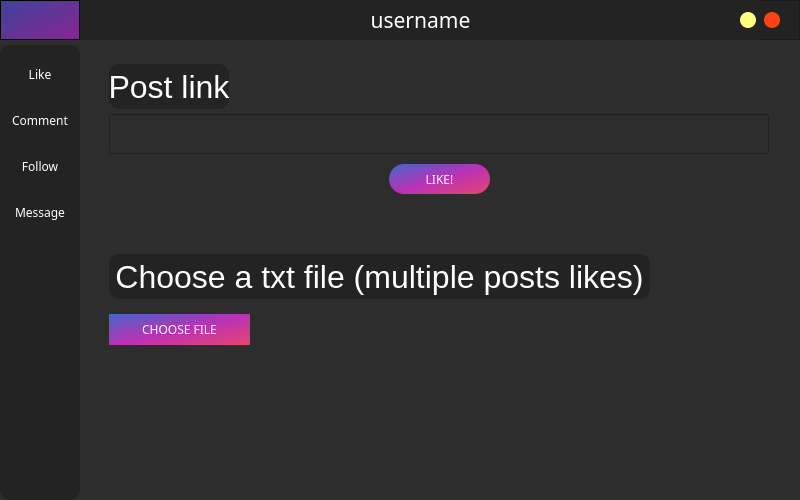
<?xml version="1.0" encoding="UTF-8"?>
<ui version="4.0">
 <class>MainScreen</class>
 <widget class="QMainWindow" name="MainScreen">
  <property name="geometry">
   <rect>
    <x>0</x>
    <y>0</y>
    <width>800</width>
    <height>500</height>
   </rect>
  </property>
  <property name="minimumSize">
   <size>
    <width>800</width>
    <height>500</height>
   </size>
  </property>
  <property name="windowTitle">
   <string>MainWindow</string>
  </property>
  <property name="styleSheet">
   <string notr="true">background-color: rgb(45, 45, 45);</string>
  </property>
  <widget class="QWidget" name="centralwidget">
   <property name="styleSheet">
    <string notr="true"/>
   </property>
   <layout class="QVBoxLayout" name="verticalLayout">
    <property name="spacing">
     <number>0</number>
    </property>
    <property name="leftMargin">
     <number>0</number>
    </property>
    <property name="topMargin">
     <number>0</number>
    </property>
    <property name="rightMargin">
     <number>0</number>
    </property>
    <property name="bottomMargin">
     <number>0</number>
    </property>
    <item>
     <widget class="QFrame" name="mainFrame">
      <property name="styleSheet">
       <string notr="true">QFrame#mainFrame{
	border-radius: 20px;
}</string>
      </property>
      <property name="frameShape">
       <enum>QFrame::StyledPanel</enum>
      </property>
      <property name="frameShadow">
       <enum>QFrame::Raised</enum>
      </property>
      <layout class="QVBoxLayout" name="verticalLayout_7">
       <property name="spacing">
        <number>5</number>
       </property>
       <property name="leftMargin">
        <number>0</number>
       </property>
       <property name="topMargin">
        <number>0</number>
       </property>
       <property name="rightMargin">
        <number>0</number>
       </property>
       <property name="bottomMargin">
        <number>0</number>
       </property>
       <item>
        <widget class="QFrame" name="topBar">
         <property name="minimumSize">
          <size>
           <width>0</width>
           <height>40</height>
          </size>
         </property>
         <property name="maximumSize">
          <size>
           <width>16777215</width>
           <height>40</height>
          </size>
         </property>
         <property name="styleSheet">
          <string notr="true">background-color: rgb(35, 35, 35);</string>
         </property>
         <property name="frameShape">
          <enum>QFrame::NoFrame</enum>
         </property>
         <property name="frameShadow">
          <enum>QFrame::Raised</enum>
         </property>
         <layout class="QHBoxLayout" name="horizontalLayout">
          <property name="spacing">
           <number>0</number>
          </property>
          <property name="leftMargin">
           <number>0</number>
          </property>
          <property name="topMargin">
           <number>0</number>
          </property>
          <property name="rightMargin">
           <number>0</number>
          </property>
          <property name="bottomMargin">
           <number>0</number>
          </property>
          <item>
           <widget class="QFrame" name="frame_toggle">
            <property name="maximumSize">
             <size>
              <width>80</width>
              <height>40</height>
             </size>
            </property>
            <property name="styleSheet">
             <string notr="true">background-color:qlineargradient(spread:pad, x1:0, y1:0, x2:1, y2:1, stop:0 rgba(62, 67, 153, 255), stop:1 rgba(136, 37, 147, 255));</string>
            </property>
            <property name="frameShape">
             <enum>QFrame::StyledPanel</enum>
            </property>
            <property name="frameShadow">
             <enum>QFrame::Raised</enum>
            </property>
            <layout class="QVBoxLayout" name="verticalLayout_2">
             <property name="spacing">
              <number>0</number>
             </property>
             <property name="leftMargin">
              <number>0</number>
             </property>
             <property name="topMargin">
              <number>0</number>
             </property>
             <property name="rightMargin">
              <number>0</number>
             </property>
             <property name="bottomMargin">
              <number>0</number>
             </property>
             <item>
              <widget class="QPushButton" name="instagramLogo">
               <property name="sizePolicy">
                <sizepolicy hsizetype="Expanding" vsizetype="Expanding">
                 <horstretch>0</horstretch>
                 <verstretch>0</verstretch>
                </sizepolicy>
               </property>
               <property name="focusPolicy">
                <enum>Qt::NoFocus</enum>
               </property>
               <property name="autoFillBackground">
                <bool>false</bool>
               </property>
               <property name="styleSheet">
                <string notr="true">color: rgb(255, 255, 255);</string>
               </property>
               <property name="text">
                <string/>
               </property>
               <property name="icon">
                <iconset>
                 <normalon>assets/ig_logo.png</normalon>
                </iconset>
               </property>
               <property name="iconSize">
                <size>
                 <width>32</width>
                 <height>32</height>
                </size>
               </property>
               <property name="shortcut">
                <string notr="true"/>
               </property>
               <property name="flat">
                <bool>true</bool>
               </property>
              </widget>
             </item>
            </layout>
           </widget>
          </item>
          <item>
           <widget class="QFrame" name="frame_top">
            <property name="styleSheet">
             <string notr="true"/>
            </property>
            <property name="frameShape">
             <enum>QFrame::StyledPanel</enum>
            </property>
            <property name="frameShadow">
             <enum>QFrame::Raised</enum>
            </property>
            <widget class="QLabel" name="usernameLbl">
             <property name="geometry">
              <rect>
               <x>0</x>
               <y>0</y>
               <width>681</width>
               <height>40</height>
              </rect>
             </property>
             <property name="font">
              <font>
               <family>Gotham Pro Black</family>
               <pointsize>16</pointsize>
              </font>
             </property>
             <property name="styleSheet">
              <string notr="true">color: white;
background-color: rgb(35,35,35);</string>
             </property>
             <property name="text">
              <string>username</string>
             </property>
             <property name="alignment">
              <set>Qt::AlignCenter</set>
             </property>
            </widget>
            <widget class="QPushButton" name="closeBtn">
             <property name="geometry">
              <rect>
               <x>684</x>
               <y>12</y>
               <width>16</width>
               <height>16</height>
              </rect>
             </property>
             <property name="styleSheet">
              <string notr="true">QPushButton{
background-color: rgb(255, 66, 19);
border-radius: 8px;
}

QPushButton:hover{
	background-color: rgb(255, 66, 19,200);

}

</string>
             </property>
             <property name="text">
              <string/>
             </property>
            </widget>
            <widget class="QPushButton" name="minimizeBtn">
             <property name="geometry">
              <rect>
               <x>660</x>
               <y>12</y>
               <width>16</width>
               <height>16</height>
              </rect>
             </property>
             <property name="styleSheet">
              <string notr="true">QPushButton:hover{
	background-color: rgb(255, 255, 127,200);
}
QPushButton{
background-color: rgb(255, 255, 127);
border-radius: 8px;
}</string>
             </property>
             <property name="text">
              <string/>
             </property>
            </widget>
           </widget>
          </item>
         </layout>
        </widget>
       </item>
       <item>
        <widget class="QFrame" name="dropShadowFrame">
         <property name="styleSheet">
          <string notr="true"/>
         </property>
         <property name="frameShape">
          <enum>QFrame::NoFrame</enum>
         </property>
         <property name="frameShadow">
          <enum>QFrame::Raised</enum>
         </property>
         <layout class="QHBoxLayout" name="horizontalLayout_2">
          <property name="spacing">
           <number>0</number>
          </property>
          <property name="leftMargin">
           <number>0</number>
          </property>
          <property name="topMargin">
           <number>0</number>
          </property>
          <property name="rightMargin">
           <number>0</number>
          </property>
          <property name="bottomMargin">
           <number>0</number>
          </property>
          <item>
           <widget class="QFrame" name="frame_left_menu">
            <property name="minimumSize">
             <size>
              <width>80</width>
              <height>0</height>
             </size>
            </property>
            <property name="maximumSize">
             <size>
              <width>70</width>
              <height>16777215</height>
             </size>
            </property>
            <property name="styleSheet">
             <string notr="true">background-color: rgb(35, 35, 35);
border-radius: 10px;</string>
            </property>
            <property name="frameShape">
             <enum>QFrame::StyledPanel</enum>
            </property>
            <property name="frameShadow">
             <enum>QFrame::Raised</enum>
            </property>
            <layout class="QVBoxLayout" name="verticalLayout_3">
             <property name="leftMargin">
              <number>0</number>
             </property>
             <property name="topMargin">
              <number>0</number>
             </property>
             <property name="rightMargin">
              <number>0</number>
             </property>
             <property name="bottomMargin">
              <number>0</number>
             </property>
             <item alignment="Qt::AlignTop">
              <widget class="QFrame" name="frame_top_menus">
               <property name="frameShape">
                <enum>QFrame::NoFrame</enum>
               </property>
               <property name="frameShadow">
                <enum>QFrame::Raised</enum>
               </property>
               <layout class="QVBoxLayout" name="verticalLayout_4">
                <item>
                 <widget class="QPushButton" name="likeBtnSection">
                  <property name="minimumSize">
                   <size>
                    <width>0</width>
                    <height>40</height>
                   </size>
                  </property>
                  <property name="font">
                   <font>
                    <family>Gotham Pro</family>
                   </font>
                  </property>
                  <property name="styleSheet">
                   <string notr="true">QPushButton {
	color: rgb(255, 255, 255);
	background-color: rgb(35, 35, 35);
	border: 0px solid;
}
QPushButton:hover {
	
	background-color: qlineargradient(spread:pad, x1:0, y1:0, x2:1, y2:1, stop:0 rgba(67, 102, 201, 255), stop:0.517045 rgba(186, 49, 181, 255), stop:1 rgba(230, 71, 110, 255));
}</string>
                  </property>
                  <property name="text">
                   <string>Like</string>
                  </property>
                 </widget>
                </item>
                <item>
                 <widget class="QPushButton" name="commentBtnSection">
                  <property name="minimumSize">
                   <size>
                    <width>0</width>
                    <height>40</height>
                   </size>
                  </property>
                  <property name="font">
                   <font>
                    <family>Gotham Pro</family>
                   </font>
                  </property>
                  <property name="styleSheet">
                   <string notr="true">QPushButton {
	color: rgb(255, 255, 255);
	background-color: rgb(35, 35, 35);
	border: 0px solid;
}
QPushButton:hover {
	
	background-color: qlineargradient(spread:pad, x1:0, y1:0, x2:1, y2:1, stop:0 rgba(67, 102, 201, 255), stop:0.517045 rgba(186, 49, 181, 255), stop:1 rgba(230, 71, 110, 255));
}</string>
                  </property>
                  <property name="text">
                   <string>Comment</string>
                  </property>
                 </widget>
                </item>
                <item>
                 <widget class="QPushButton" name="followBtnSection">
                  <property name="minimumSize">
                   <size>
                    <width>0</width>
                    <height>40</height>
                   </size>
                  </property>
                  <property name="font">
                   <font>
                    <family>Gotham Pro</family>
                   </font>
                  </property>
                  <property name="styleSheet">
                   <string notr="true">QPushButton {
	color: rgb(255, 255, 255);
	background-color: rgb(35, 35, 35);
	border: 0px solid;
}
QPushButton:hover {
	
	background-color: qlineargradient(spread:pad, x1:0, y1:0, x2:1, y2:1, stop:0 rgba(67, 102, 201, 255), stop:0.517045 rgba(186, 49, 181, 255), stop:1 rgba(230, 71, 110, 255));
}</string>
                  </property>
                  <property name="text">
                   <string>Follow</string>
                  </property>
                 </widget>
                </item>
                <item>
                 <widget class="QPushButton" name="messageBtnSection">
                  <property name="minimumSize">
                   <size>
                    <width>0</width>
                    <height>40</height>
                   </size>
                  </property>
                  <property name="font">
                   <font>
                    <family>Gotham Pro</family>
                   </font>
                  </property>
                  <property name="styleSheet">
                   <string notr="true">QPushButton {
	color: rgb(255, 255, 255);
	background-color: rgb(35, 35, 35);
	border: 0px solid;
}
QPushButton:hover {
	
	background-color: qlineargradient(spread:pad, x1:0, y1:0, x2:1, y2:1, stop:0 rgba(67, 102, 201, 255), stop:0.517045 rgba(186, 49, 181, 255), stop:1 rgba(230, 71, 110, 255));
}</string>
                  </property>
                  <property name="text">
                   <string>Message</string>
                  </property>
                 </widget>
                </item>
               </layout>
              </widget>
             </item>
            </layout>
           </widget>
          </item>
          <item>
           <widget class="QFrame" name="frame_pages">
            <property name="styleSheet">
             <string notr="true">QFrame{
	border-radius:10px;
}</string>
            </property>
            <property name="frameShape">
             <enum>QFrame::StyledPanel</enum>
            </property>
            <property name="frameShadow">
             <enum>QFrame::Raised</enum>
            </property>
            <layout class="QVBoxLayout" name="verticalLayout_5">
             <item>
              <widget class="QStackedWidget" name="stackedWidget">
               <property name="currentIndex">
                <number>0</number>
               </property>
               <widget class="QWidget" name="likeSection">
                <widget class="QLineEdit" name="linkPostTxt">
                 <property name="geometry">
                  <rect>
                   <x>20</x>
                   <y>60</y>
                   <width>660</width>
                   <height>40</height>
                  </rect>
                 </property>
                 <property name="baseSize">
                  <size>
                   <width>0</width>
                   <height>0</height>
                  </size>
                 </property>
                 <property name="font">
                  <font>
                   <family>Gotham Pro</family>
                   <pointsize>14</pointsize>
                  </font>
                 </property>
                 <property name="styleSheet">
                  <string notr="true">color: rgb(255, 255, 255);</string>
                 </property>
                </widget>
                <widget class="QLabel" name="postLinkLbl">
                 <property name="geometry">
                  <rect>
                   <x>20</x>
                   <y>10</y>
                   <width>120</width>
                   <height>45</height>
                  </rect>
                 </property>
                 <property name="font">
                  <font>
                   <pointsize>24</pointsize>
                  </font>
                 </property>
                 <property name="styleSheet">
                  <string notr="true">color: #FFF;
background-color: rgb(35, 35, 35);
BORDER-RADIUS: 0PX;</string>
                 </property>
                 <property name="text">
                  <string>Post link</string>
                 </property>
                 <property name="alignment">
                  <set>Qt::AlignCenter</set>
                 </property>
                </widget>
                <widget class="QPushButton" name="likeBtn">
                 <property name="geometry">
                  <rect>
                   <x>300</x>
                   <y>110</y>
                   <width>101</width>
                   <height>30</height>
                  </rect>
                 </property>
                 <property name="font">
                  <font>
                   <family>Gotham Pro Black</family>
                  </font>
                 </property>
                 <property name="styleSheet">
                  <string notr="true">color: #FFF;
border-radius: 15px;
background-color: qlineargradient(spread:pad, x1:0, y1:0, x2:1, y2:1, stop:0 rgba(67, 102, 201, 255), stop:0.517045 rgba(186, 49, 181, 255), stop:1 rgba(230, 71, 110, 255));</string>
                 </property>
                 <property name="text">
                  <string>LIKE!</string>
                 </property>
                </widget>
                <widget class="QLabel" name="chooseFileLbl">
                 <property name="geometry">
                  <rect>
                   <x>20</x>
                   <y>200</y>
                   <width>541</width>
                   <height>45</height>
                  </rect>
                 </property>
                 <property name="font">
                  <font>
                   <pointsize>24</pointsize>
                  </font>
                 </property>
                 <property name="styleSheet">
                  <string notr="true">color: #FFF;
background-color: rgb(35, 35, 35);
BORDER-RADIUS: 0PX;</string>
                 </property>
                 <property name="text">
                  <string>Choose a txt file (multiple posts likes)</string>
                 </property>
                 <property name="alignment">
                  <set>Qt::AlignCenter</set>
                 </property>
                </widget>
                <widget class="QPushButton" name="chooseBtn">
                 <property name="geometry">
                  <rect>
                   <x>20</x>
                   <y>260</y>
                   <width>141</width>
                   <height>31</height>
                  </rect>
                 </property>
                 <property name="font">
                  <font>
                   <family>Gotham Pro Black</family>
                  </font>
                 </property>
                 <property name="styleSheet">
                  <string notr="true">color: #FFF;
border-radius: 20px;
background-color: qlineargradient(spread:pad, x1:0, y1:0, x2:1, y2:1, stop:0 rgba(67, 102, 201, 255), stop:0.517045 rgba(186, 49, 181, 255), stop:1 rgba(230, 71, 110, 255));</string>
                 </property>
                 <property name="text">
                  <string>CHOOSE FILE</string>
                 </property>
                </widget>
               </widget>
               <widget class="QWidget" name="page_2">
                <layout class="QVBoxLayout" name="verticalLayout_6">
                 <item>
                  <widget class="QLabel" name="label_2">
                   <property name="font">
                    <font>
                     <pointsize>40</pointsize>
                    </font>
                   </property>
                   <property name="styleSheet">
                    <string notr="true">color: #FFF;</string>
                   </property>
                   <property name="text">
                    <string>PAGE 2</string>
                   </property>
                   <property name="alignment">
                    <set>Qt::AlignCenter</set>
                   </property>
                  </widget>
                 </item>
                </layout>
               </widget>
               <widget class="QWidget" name="page_3">
                <layout class="QVBoxLayout" name="verticalLayout_8">
                 <item>
                  <widget class="QLabel" name="label">
                   <property name="font">
                    <font>
                     <pointsize>40</pointsize>
                    </font>
                   </property>
                   <property name="styleSheet">
                    <string notr="true">color: #FFF;</string>
                   </property>
                   <property name="text">
                    <string>PAGE 3</string>
                   </property>
                   <property name="alignment">
                    <set>Qt::AlignCenter</set>
                   </property>
                  </widget>
                 </item>
                </layout>
               </widget>
              </widget>
             </item>
            </layout>
           </widget>
          </item>
         </layout>
        </widget>
       </item>
      </layout>
     </widget>
    </item>
   </layout>
  </widget>
 </widget>
 <resources/>
 <connections/>
</ui>
